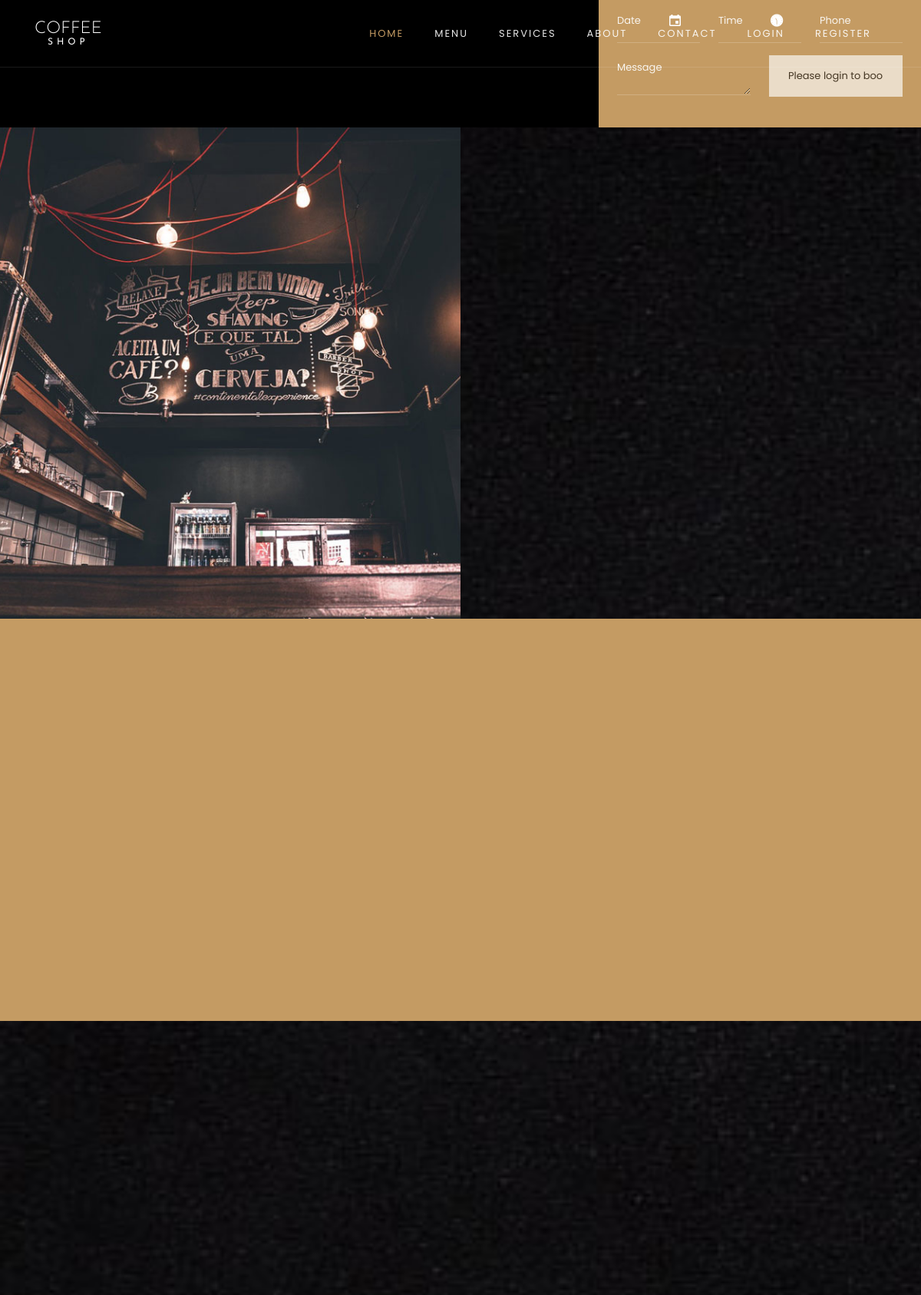
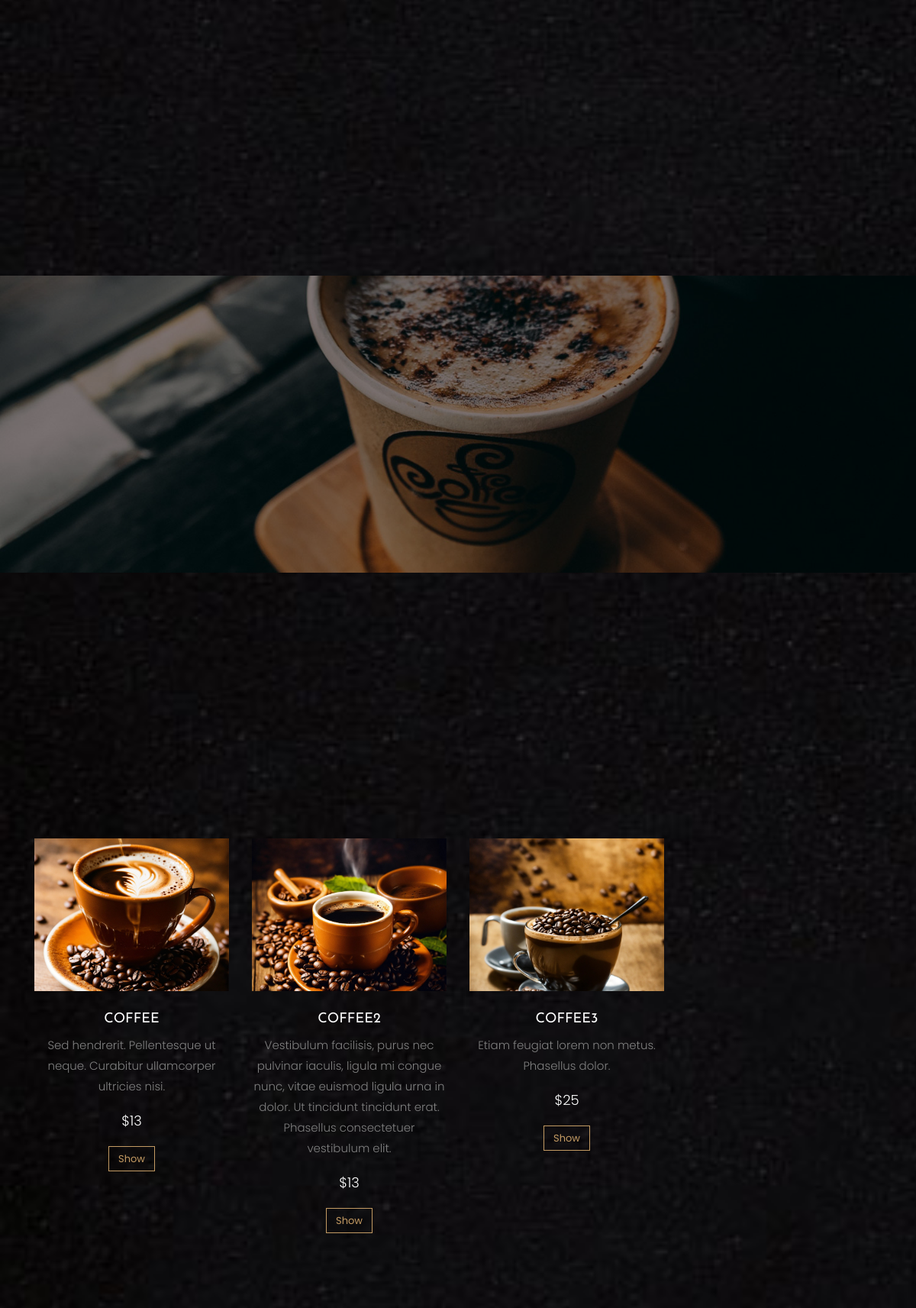
The page / (upper part) on the database its author committed (2 pictures, top to bottom).
### tables this page shows
CREATE TABLE `products` (
  `id` int(11) NOT NULL,
  `product_name` varchar(200) NOT NULL,
  `product_image` varchar(200) NOT NULL,
  `description` text NOT NULL,
  `price` varchar(10) NOT NULL,
  `type` varchar(200) NOT NULL,
  `created_at` timestamp NOT NULL DEFAULT current_timestamp()
);

### autoload/autoload.php (called while the page is built, shortened)
<?php
function autoLoad($className){
    $file = "classes/".$className.".php";
}
?>

### classes/DataConn.php (called while the page is built)
<?php
trait DataConn {
    private $db_Host = "localhost";
    private $db_Name = "coffee";
    private $db_User = "root";
    private $db_Password = "";
    public function dataConnection(){
        try {
            $conn = new PDO("mysql:host=$this->db_Host;dbname=$this->db_Name;", $this->db_User, $this->db_Password);
            $conn->setAttribute(PDO::ATTR_ERRMODE, PDO::ERRMODE_EXCEPTION);
        return $conn;
        } catch (PDOException $e){
            echo "Connection Error: ".$e->getMessage();
        }
    }
}
?>

### classes/DataPost.php (called while the page is built, shortened)
<?php
class DataPost
{
    public function showProducts()
    {
        $sql = "SELECT * FROM products WHERE type = 'drink'";
        $stmt = $this->dataConnection()->prepare($sql);
        $stmt->execute();
        while ($result = $stmt->fetchAll(PDO::FETCH_ASSOC)) {
            return $result;
        }
    }
}

### index.php (the view, shortened to what this page needs)
<?php
include "autoload/autoload.php";
include "templates/Header.php";
$dataPost = new DataPost();
?>
<section class="ftco-intro">
	<div class="container-wrap">
		<div class="wrap d-md-flex align-items-xl-end">
			<div class="info">
				<div class="row no-gutters">
				</div>
			</div>
			<div class="book p-4">
				<form action="<?= APP_URL; ?>booking/book.php" method="post" class="appointment-form">
					<div class="d-md-flex">
						<div class="form-group">
							<div class="input-wrap">
								<div class="icon"><span class="ion-md-calendar"></span></div>
								<input name="date" type="text" class="form-control appointment_date" placeholder="Date" required>
							</div>
						</div>
						<div class="form-group ml-md-4">
							<div class="input-wrap">
								<div class="icon"><span class="ion-ios-clock"></span></div>
								<input name="time" type="text" class="form-control appointment_time" placeholder="Time" required>
							</div>
						</div>
						<div class="form-group ml-md-4">
							<input name="phone" type="text" class="form-control" placeholder="Phone" required>
						</div>
					</div>
					<div class="d-md-flex">
						<div class="form-group">
							<textarea name="message" name="" id="" cols="30" rows="2" class="form-control" required placeholder="Message"></textarea>
						</div>
						<div class="form-group ml-md-4">
							<?php
							if (isset($_SESSION['userId'])) { ?>
								<input type="submit" name="bookTable" value="Book Table" class="btn btn-white py-3 px-4">
							<?php } else {
							?>
								<input disabled name="bookTable" value="Please login to book a table" class="btn btn-white py-3 px-4">
							<?php
							}
							?>
						</div>
					</div>
				</form>
			</div>
		</div>
	</div>
</section>
<section class="ftco-about d-md-flex">
	<div class="one-half img" style="background-image: url(images/about.jpg);"></div>
</section>
<section class="ftco-section ftco-services">
	<div class="container">
		<div class="row">
		</div>
	</div>
</section>
<section class="ftco-section">
	<div class="container">
		<div class="row align-items-center">
			<div class="col-md-6 pr-md-5">
			</div>
			<div class="col-md-6">
				<div class="row">
					<div class="col-md-6">
						<div class="menu-entry">
							<a href="#" class="img" style="background-image: url(images/menu-1.jpg);"></a>
						</div>
					</div>
					<div class="col-md-6">
						<div class="menu-entry mt-lg-4">
							<a href="#" class="img" style="background-image: url(images/menu-2.jpg);"></a>
						</div>
					</div>
					<div class="col-md-6">
						<div class="menu-entry">
							<a href="#" class="img" style="background-image: url(images/menu-3.jpg);"></a>
						</div>
					</div>
					<div class="col-md-6">
						<div class="menu-entry mt-lg-4">
							<a href="#" class="img" style="background-image: url(images/menu-4.jpg);"></a>
						</div>
					</div>
				</div>
			</div>
		</div>
	</div>
</section>
<section class="ftco-counter ftco-bg-dark img" id="section-counter" style="background-image: url(images/bg_2.jpg);" data-stellar-background-ratio="0.5">
	<div class="overlay"></div>
	<div class="container">
		<div class="row justify-content-center">
			<div class="col-md-10">
				<div class="row">
				</div>
			</div>
		</div>
	</div>
</section>
<section class="ftco-section"  id="orders">
	<div class="container">
		<div class="row justify-content-center mb-5 pb-3">
		</div>
		<div class="row">
			<?php
			$showCoffee = $dataPost->showProducts();
			if ($showCoffee) {
				foreach ((array) $showCoffee as $coffees) { ?>
					<div class="col-md-3">
						<div class="menu-entry">
							<a target="_blank" href="<?= IMAGEPRODUCTS; ?>/<?= $coffees['product_image']; ?>" class="img" style="background-image: url(<?= IMAGEPRODUCTS; ?>/<?= $coffees['product_image']; ?>);"></a>
							<div class="text text-center pt-4">
								<h3><a href="#"><?= $coffees['product_name'] ?></a></h3>
								<p><?= $coffees['description'] ?></p>
								<p class="price"><span>$<?= $coffees['price'] ?></span></p>
								<p><a target="_blank" href="<?= APP_URL; ?>products/product-single.php/?id=<?= $coffees['id']; ?>" class="btn btn-primary btn-outline-primary">Show</a></p>
							</div>
						</div>
					</div>
			<?php
				}
			} else {
				echo "<h1 class = 'text-danger'>Empty Products </h1>";
			}
			?>
		</div>
	</div>
</section>
<?php
include "templates/Footer.php";
?>

### rows shown on the page
products: product_image (picture), product_name "COFFEE", description "Sed hendrerit. Pellentesque ut neque. Curabitur ullamcorper ultricies nisi.", price "13"
products: product_image (picture), product_name "COFFEE2", description "Vestibulum facilisis, purus nec pulvinar iaculis, ligula mi congue nunc, vitae euismod ligula urna in dolor. Ut tincidunt tincidunt erat. Phasellus consectetuer vestibulum elit.", price "13"
products: product_image (picture), product_name "COFFEE3", description "Etiam feugiat lorem non metus. Phasellus dolor.", price "25"
